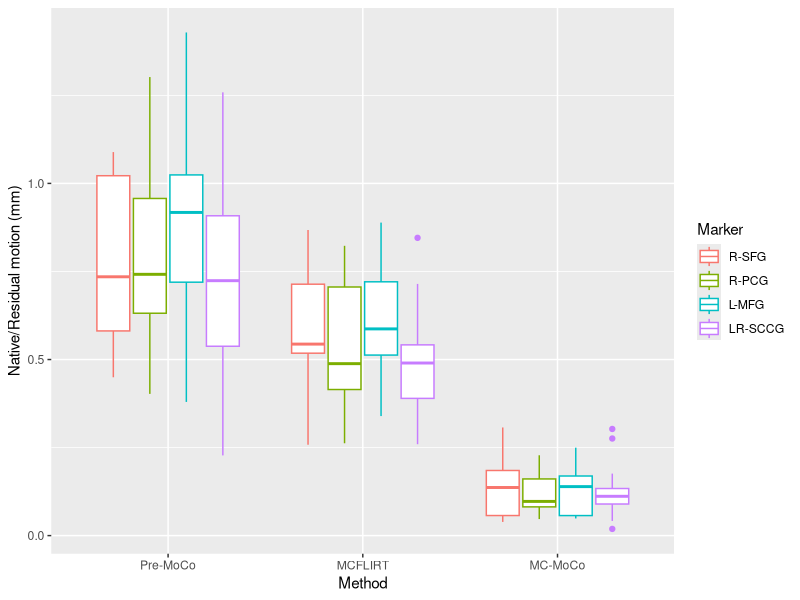
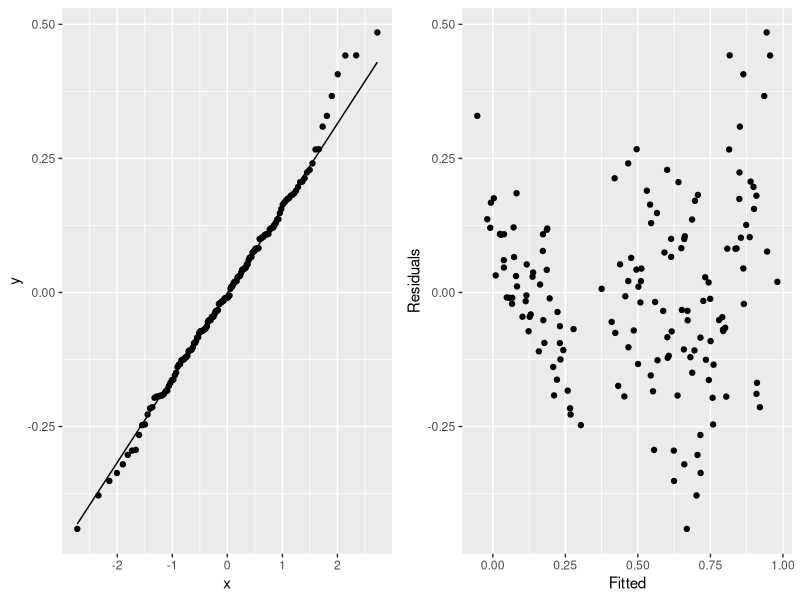
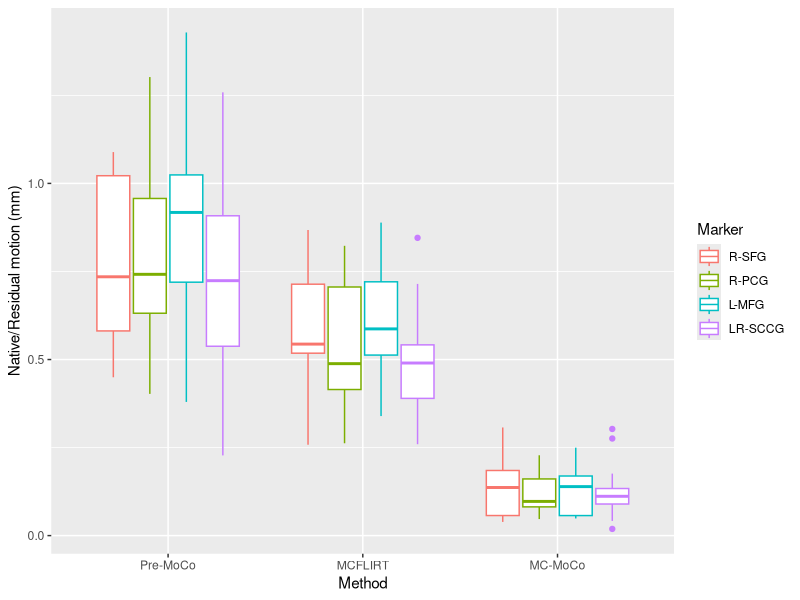

The R script that drew these images, in order:
## ---- chunk 1
library(ggplot2)
library(gridExtra)
library(knitr)
library(multcomp)
library(nlme)
## ---- chunk 2
positions = read.csv("positions.csv", colClasses=c(Volume="factor"))
kable(head(positions))
## ---- chunk 3
references = aggregate(
    cbind(x, y, z) ~ Subject + Marker + Method, positions, mean)
## ---- chunk 4
df = merge(
    positions, references, by=c("Subject", "Marker", "Method"), 
    suffixes=c("", "_c"))
df$Distance = sapply(
    1:nrow(df), 
    function(i) { with(df[i,], norm(c(x, y, z) - c(x_c, y_c, z_c), "2")) })
distances = aggregate(Distance ~ Subject + Marker + Method, df, mean)
## ---- chunk 5
# Re-order factor to improve readability of plot.
distances$Method = factor(distances$Method, c("Pre-MoCo", "MCFLIRT", "MC-MoCo"))
distances$Marker = factor(
    distances$Marker, c("R-SFG", "R-PCG", "L-MFG", "LR-SCCG"))

plot = (
    ggplot(distances, aes(Method, Distance, color=Marker)) +
    geom_boxplot()+ylab("Native/Residual motion (mm)"))
ggsave("motion.png", plot)
print(plot)
## ---- chunk 6
# Deduce Group factor from subject ID
distances$Group = as.factor(
    sapply(distances$Subject, sub, pattern="(.*)_.*", replacement="\\1"))
# Re-order to improve readability of hypothesis testing.
distances$Method = factor(distances$Method, c("MC-MoCo", "MCFLIRT", "Pre-MoCo"))
model = lme(Distance ~ Method + Marker + Group, random=~1|Subject, distances)
## ---- chunk 7
info = data.frame(Residuals=residuals(model), Fitted=fitted(model))
qq_plot = ggplot(info, aes(sample=Residuals)) + geom_qq() + geom_qq_line()
residuals_plot = ggplot(info, aes(Fitted, Residuals)) + geom_point()
grid.arrange(qq_plot, residuals_plot, ncol=2)
## ---- chunk 8
df = as.data.frame(anova(model))
df$`p-value` = format.pval(df$`p-value`, digits=3, eps=1e-10)
kable(df, digits=3, align="lrrrr")
## ---- chunk 9
hypotheses = glht(model, linfct=mcp(Method="Tukey"))
## ---- chunk 10
comparisons = summary(hypotheses)
# From the source of multcomp
pq = comparisons$test
mtests = data.frame(
    pq$coefficients, pq$sigma, pq$tstat, format.pval(pq$pvalues, eps=1e-10),
    stringsAsFactors=FALSE)
letter = ifelse(comparisons$df == 0, "z", "t")
pname = switch(
    comparisons$alternativ,
    less=paste0("Pr(<", letter, ")"),
    greater=paste0("Pr(>", letter, ")"),
    two.sided=paste0("Pr(>|", letter, "|)"))
colnames(mtests) = c("Estimate", "Std. Error", paste(letter, "value"), pname)
alt = switch(comparisons$alternative, two.sided="==", less=">=", greater="<=")
rownames(mtests) = paste(rownames(mtests), alt, comparisons$rhs)
kable(mtests, digits=3)
